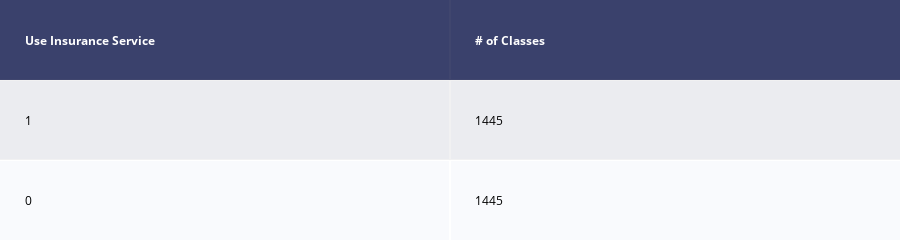

The code cell stored with this chart in its notebook:
### Code cell
# Down sample Majority Class To Match Minority Class
# Indicies of each class' observations

np.random.seed(42)
count_class_0, count_class_1 = df_prediction[var_to_predict[0]].value_counts()

# Divide by class
df_class_0 = df_prediction[df_prediction[var_to_predict[0]] == 0]
df_class_1 = df_prediction[df_prediction[var_to_predict[0]] == 1]

df_class_0_down = df_class_0.sample(count_class_1, replace=True)
df_test_down = pd.concat([df_class_1, df_class_0_down], axis=0)

print('Random down-sampling:')
print(df_test_down[var_to_predict[0]].value_counts())

draw_col_shape(df_test_down,var_to_predict)
plt.show()

### Figure 1 — Plotly figure (JSON) as saved in the notebook; plotly's stock layout.template omitted (floating-point values rounded to 4 significant figures)
{"data": [{"colorscale": [[0, "#00083e"], [0.5, "#ededee"], [1, "#ffffff"]], "hoverinfo": "none", "opacity": 0.75, "showscale": false, "type": "heatmap", "z": [[0, 0], [0.5, 0.5], [1, 1]]}], "layout": {"annotations": [{"align": "left", "font": {"color": "#ffffff"}, "showarrow": false, "text": "<b>Use Insurance Service</b>", "x": -0.45, "xanchor": "left", "xref": "x", "y": 0, "yref": "y"}, {"align": "left", "font": {"color": "#ffffff"}, "showarrow": false, "text": "<b># of Classes</b>", "x": 0.55, "xanchor": "left", "xref": "x", "y": 0, "yref": "y"}, {"align": "left", "font": {"color": "#000000"}, "showarrow": false, "text": "1", "x": -0.45, "xanchor": "left", "xref": "x", "y": 1, "yref": "y"}, {"align": "left", "font": {"color": "#000000"}, "showarrow": false, "text": "1445", "x": 0.55, "xanchor": "left", "xref": "x", "y": 1, "yref": "y"}, {"align": "left", "font": {"color": "#000000"}, "showarrow": false, "text": "0", "x": -0.45, "xanchor": "left", "xref": "x", "y": 2, "yref": "y"}, {"align": "left", "font": {"color": "#000000"}, "showarrow": false, "text": "1445", "x": 0.55, "xanchor": "left", "xref": "x", "y": 2, "yref": "y"}], "height": 140, "margin": {"b": 0, "l": 0, "r": 0, "t": 0}, "xaxis": {"dtick": 1, "gridwidth": 2, "showticklabels": false, "tick0": -0.5, "ticks": "", "zeroline": false}, "yaxis": {"autorange": "reversed", "dtick": 1, "gridwidth": 2, "showticklabels": false, "tick0": 0.5, "ticks": "", "zeroline": false}}}
